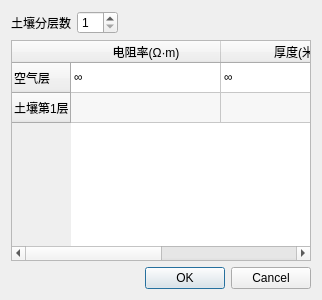
<?xml version="1.0" encoding="UTF-8"?>
<ui version="4.0">
 <class>EarthDialog</class>
 <widget class="QDialog" name="EarthDialog">
  <property name="geometry">
   <rect>
    <x>0</x>
    <y>0</y>
    <width>322</width>
    <height>300</height>
   </rect>
  </property>
  <property name="windowTitle">
   <string>输入土壤参数</string>
  </property>
  <layout class="QVBoxLayout" name="verticalLayout">
   <item>
    <layout class="QHBoxLayout" name="horizontalLayout">
     <item>
      <widget class="QLabel" name="label">
       <property name="toolTip">
        <string>土壤输入目前只支持水平分层。
分层数为1-20，如果为1，则是均匀土壤。
注意：分层数应建立在科学测量的基础上，且层数越多，程序计算耗时越多。</string>
       </property>
       <property name="text">
        <string>土壤分层数</string>
       </property>
      </widget>
     </item>
     <item>
      <widget class="QSpinBox" name="spinBox">
       <property name="minimum">
        <number>1</number>
       </property>
       <property name="maximum">
        <number>20</number>
       </property>
      </widget>
     </item>
     <item>
      <spacer name="horizontalSpacer">
       <property name="orientation">
        <enum>Qt::Horizontal</enum>
       </property>
       <property name="sizeHint" stdset="0">
        <size>
         <width>40</width>
         <height>20</height>
        </size>
       </property>
      </spacer>
     </item>
    </layout>
   </item>
   <item>
    <widget class="QTableWidget" name="tableWidget">
     <property name="alternatingRowColors">
      <bool>true</bool>
     </property>
     <attribute name="horizontalHeaderCascadingSectionResizes">
      <bool>true</bool>
     </attribute>
     <attribute name="horizontalHeaderDefaultSectionSize">
      <number>150</number>
     </attribute>
     <attribute name="horizontalHeaderShowSortIndicator" stdset="0">
      <bool>false</bool>
     </attribute>
     <attribute name="horizontalHeaderStretchLastSection">
      <bool>true</bool>
     </attribute>
     <row>
      <property name="text">
       <string>空气层</string>
      </property>
     </row>
     <row>
      <property name="text">
       <string>土壤第1层</string>
      </property>
     </row>
     <column>
      <property name="text">
       <string>电阻率(Ω·m)</string>
      </property>
     </column>
     <column>
      <property name="text">
       <string>厚度(米)</string>
      </property>
     </column>
     <item row="0" column="0">
      <property name="text">
       <string>∞</string>
      </property>
      <property name="textAlignment">
       <set>AlignLeft|AlignVCenter</set>
      </property>
      <property name="flags">
       <set>ItemIsSelectable|ItemIsEditable|ItemIsDragEnabled|ItemIsUserCheckable|ItemIsEnabled</set>
      </property>
     </item>
     <item row="0" column="1">
      <property name="text">
       <string>∞</string>
      </property>
      <property name="textAlignment">
       <set>AlignLeft|AlignVCenter</set>
      </property>
     </item>
    </widget>
   </item>
   <item>
    <widget class="QDialogButtonBox" name="buttonBox">
     <property name="orientation">
      <enum>Qt::Horizontal</enum>
     </property>
     <property name="standardButtons">
      <set>QDialogButtonBox::Cancel|QDialogButtonBox::Ok</set>
     </property>
    </widget>
   </item>
  </layout>
 </widget>
 <resources/>
 <connections>
  <connection>
   <sender>buttonBox</sender>
   <signal>accepted()</signal>
   <receiver>EarthDialog</receiver>
   <slot>accept()</slot>
   <hints>
    <hint type="sourcelabel">
     <x>248</x>
     <y>254</y>
    </hint>
    <hint type="destinationlabel">
     <x>157</x>
     <y>274</y>
    </hint>
   </hints>
  </connection>
  <connection>
   <sender>buttonBox</sender>
   <signal>rejected()</signal>
   <receiver>EarthDialog</receiver>
   <slot>reject()</slot>
   <hints>
    <hint type="sourcelabel">
     <x>316</x>
     <y>260</y>
    </hint>
    <hint type="destinationlabel">
     <x>286</x>
     <y>274</y>
    </hint>
   </hints>
  </connection>
 </connections>
</ui>
